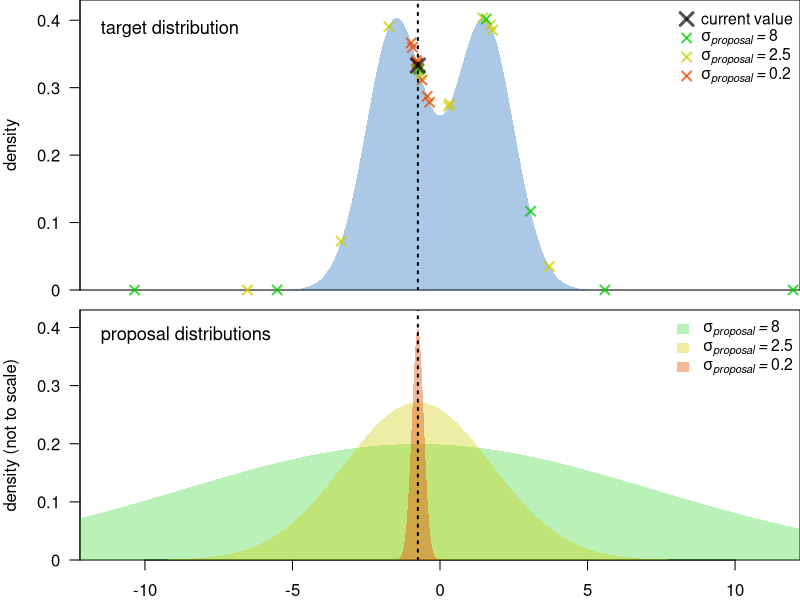

Reproduce this figure in R.
## ---- chunk 1
knitr::opts_chunk$set(echo = TRUE)
## ---- chunk 2

set.seed(2)
par(mfrow=c(2,1),mar = c(0.5,4,0,0), las = 1)
xd <- seq(-12.2,12.2,0.01)
yd <- dnorm(xd,-1.5,1)+dnorm(xd,1.5,1)
plot(xd,yd, xlab = "", ylab = "density",type = "n", yaxs = "i", xaxs = "i", ylim = c(0,0.43), xaxt = "n", yaxt = "n")
axis(2,seq(0,0.5,0.1), c("0",as.character(seq(0.1,0.4,0.1)),NA))
text(-11.5,0.39,"target distribution", adj = c(0,.5), cex = 1.1)

error_polygon <- function(x,en,ep,color) {
  polygon( c(x[1], x, x[length(x)], x[length(x)], rev(x), x[1]),
           c((ep)[1],ep, (ep)[length(ep)], (en)[length(en)], rev(en), (en)[1]),
           border = NA, col = color)
}
error_polygon(xd,rep(0,length(xd)),yd,rgb(0,0.35,0.7,0.33))
p1 <- -0.75
sd3 <- p1+rnorm(10,0,0.2)
points(sd3,dnorm(sd3,-1.5,1)+dnorm(sd3,1.5,1), pch = 4, cex = 1.2, lwd = 2, col = rgb(0.9,0.3,0,0.75), xpd = T)

sd2 <- p1+rnorm(10,0,2.5)
points(sd2,dnorm(sd2,-1.5,1)+dnorm(sd2,1.5,1), pch = 4, cex = 1.2, lwd = 2, col = rgb(0.8,0.8,0,0.75), xpd = T)

sd1 <- p1+rnorm(10,0,8)
points(sd1,dnorm(sd1,-1.5,1)+dnorm(sd1,1.5,1), pch = 4, cex = 1.2, lwd = 2, col = rgb(0,0.8,0,0.75), xpd = T)

abline(v= -0.75, lty = 3, lwd = 2)
points(-0.75,dnorm(-0.75,-1.5,1)+dnorm(-0.75,1.5,1), pch = 4, cex = 1.75, lwd = 3, col = rgb(0,0,0,0.67), xpd = T)
sigmas <- c(8,2.5,0.2)
legend("topright", as.expression(c("current value",sapply(1:3, function(x) bquote(italic(sigma["proposal"]~"="~.(sigmas[x])))))), 
       col = c(rgb(0,0,0,0.67),rgb(0,0.8,0,0.75),rgb(0.8,0.8,0,0.75),rgb(0.9,0.3,0,0.75)), border = NA, bty = "n", pch = 4, 
       pt.cex = c(1.7,1.2,1.2,1.2), pt.lwd = c(3,2,2,2), cex = 0.95)


par(mar = c(2,4,0.5,0))

plot(xd,yd, xlab = "", ylab = "density (not to scale)",type = "n", yaxs = "i", xaxs = "i", ylim = c(0,0.43), yaxt = "n")
text(-11.5,0.39,"proposal distributions", adj = c(0,.5), cex = 1.1)
axis(2,seq(0,0.5,0.1), c("0",as.character(seq(0.1,0.4,0.1)),NA))


error_polygon(xd,rep(0,length(xd)),dnorm(xd,p1,8)*4,rgb(0,0.8,0,0.275))
error_polygon(xd,rep(0,length(xd)),dnorm(xd,p1,2.5)*1.7,rgb(0.8,0.8,0,0.35))
error_polygon(xd,rep(0,length(xd)),dnorm(xd,p1,0.2)*0.2,rgb(0.9,0.3,0,0.4))


abline(v= -0.75, lty = 3, lwd = 2)
legend("topright", as.expression(sapply(1:3, function(x) bquote(italic(sigma["proposal"]~"="~.(sigmas[x]))))), 
       fill = c(rgb(0,0.8,0,0.275),rgb(0.8,0.8,0,0.35),rgb(0.9,0.3,0,0.4)), border = NA, bty = "n", cex = 0.95)
